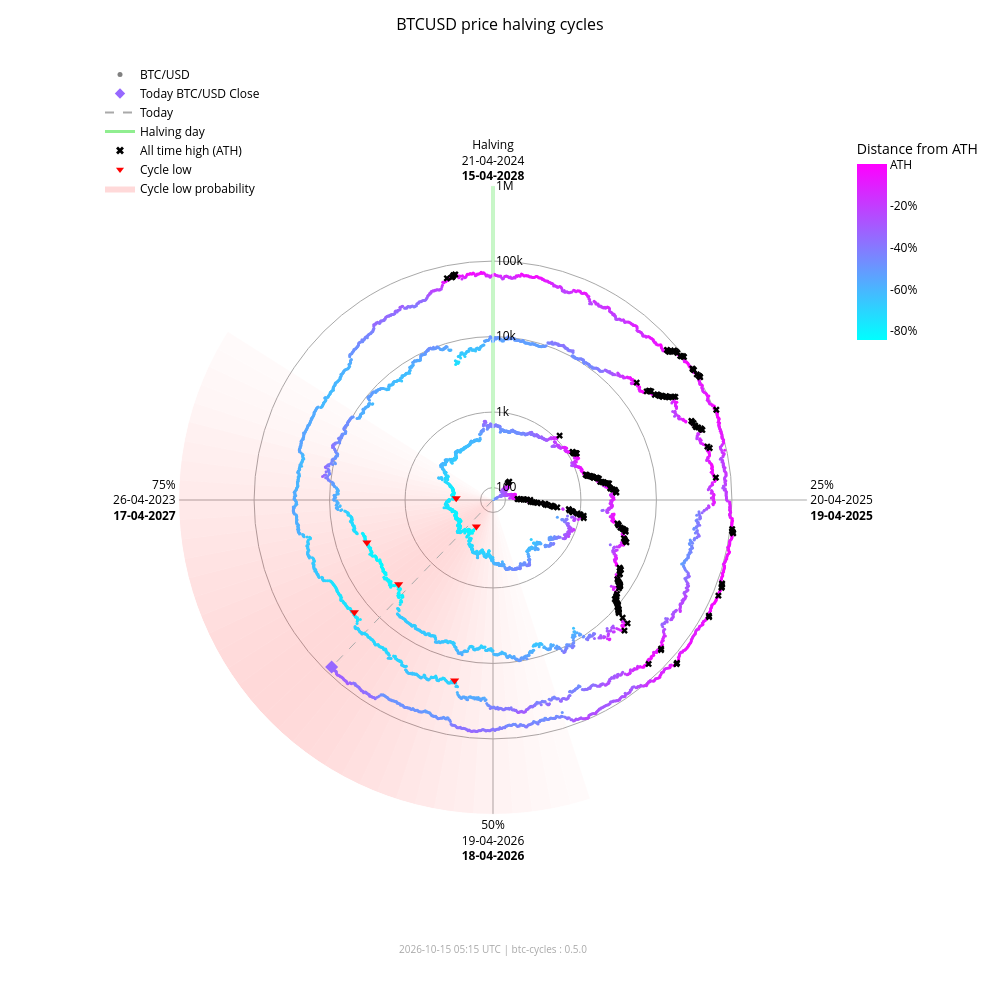

The notebook cell saved with this chart:
### Markdown cell above
### Interactive chart (plotly)

### Code cell
fig_interactive = btc.plot(
    kind="interactive",
    from_date="2012-11-28",
)
# plotly config for interactivity
config = {"scrollZoom": True, "displayModeBar": True}
# display in notebook
fig_interactive.show(config=config)

### Figure 1 — Plotly figure (JSON) as saved in the notebook; plotly's stock layout.template omitted (floating-point values rounded to 4 significant figures; data arrays with more than 128 entries replaced by an {"elided": "..."} marker saying what was removed)
{"data": [{"fill": "toself", "fillcolor": "rgba(255,0,0,0.018306980149439524)", "hoverinfo": "skip", "line": {"width": 0}, "mode": "lines", "r": [68.43, 1000000, 1000000, 68.43, 68.43], "showlegend": false, "theta": [162.0, 162.0, 165.6, 165.6, 162.0], "type": "scatterpolar"}, {"fill": "toself", "fillcolor": "rgba(255,0,0,0.02405911634527998)", "hoverinfo": "skip", "line": {"width": 0}, "mode": "lines", "r": [68.43, 1000000, 1000000, 68.43, 68.43], "showlegend": false, "theta": [165.6, 165.6, 169.2, 169.2, 165.6], "type": "scatterpolar"}, {"fill": "toself", "fillcolor": "rgba(255,0,0,0.030803449372254352)", "hoverinfo": "skip", "line": {"width": 0}, "mode": "lines", "r": [68.43, 1000000, 1000000, 68.43, 68.43], "showlegend": false, "theta": [169.2, 169.2, 172.8, 172.8, 169.2], "type": "scatterpolar"}, {"fill": "toself", "fillcolor": "rgba(255,0,0,0.03847233586005252)", "hoverinfo": "skip", "line": {"width": 0}, "mode": "lines", "r": [68.43, 1000000, 1000000, 68.43, 68.43], "showlegend": false, "theta": [172.8, 172.8, 176.4, 176.4, 172.8], "type": "scatterpolar"}, {"fill": "toself", "fillcolor": "rgba(255,0,0,0.04694405159551339)", "hoverinfo": "skip", "line": {"width": 0}, "mode": "lines", "r": [68.43, 1000000, 1000000, 68.43, 68.43], "showlegend": false, "theta": [176.4, 176.4, 180.0, 180.0, 176.4], "type": "scatterpolar"}, {"fill": "toself", "fillcolor": "rgba(255,0,0,0.05605603979818329)", "hoverinfo": "skip", "line": {"width": 0}, "mode": "lines", "r": [68.43, 1000000, 1000000, 68.43, 68.43], "showlegend": false, "theta": [180.0, 180.0, 183.6, 183.6, 180.0], "type": "scatterpolar"}, {"fill": "toself", "fillcolor": "rgba(255,0,0,0.06562330627802694)", "hoverinfo": "skip", "line": {"width": 0}, "mode": "lines", "r": [68.43, 1000000, 1000000, 68.43, 68.43], "showlegend": false, "theta": [183.6, 183.6, 187.2, 187.2, 183.6], "type": "scatterpolar"}, {"fill": "toself", "fillcolor": "rgba(255,0,0,0.07545707932574237)", "hoverinfo": "skip", "line": {"width": 0}, "mode": "lines", "r": [68.43, 1000000, 1000000, 68.43, 68.43], "showlegend": false, "theta": [187.2, 187.2, 190.8, 190.8, 187.2], "type": "scatterpolar"}, {"fill": "toself", "fillcolor": "rgba(255,0,0,0.08537841060169407)", "hoverinfo": "skip", "line": {"width": 0}, "mode": "lines", "r": [68.43, 1000000, 1000000, 68.43, 68.43], "showlegend": false, "theta": [190.8, 190.8, 194.4, 194.4, 190.8], "type": "scatterpolar"}, {"fill": "toself", "fillcolor": "rgba(255,0,0,0.09522272137134848)", "hoverinfo": "skip", "line": {"width": 0}, "mode": "lines", "r": [68.43, 1000000, 1000000, 68.43, 68.43], "showlegend": false, "theta": [194.4, 194.4, 198.0, 198.0, 194.4], "type": "scatterpolar"}, {"fill": "toself", "fillcolor": "rgba(255,0,0,0.10483418800389058)", "hoverinfo": "skip", "line": {"width": 0}, "mode": "lines", "r": [68.43, 1000000, 1000000, 68.43, 68.43], "showlegend": false, "theta": [198.0, 198.0, 201.6, 201.6, 198.0], "type": "scatterpolar"}, {"fill": "toself", "fillcolor": "rgba(255,0,0,0.11405248627197925)", "hoverinfo": "skip", "line": {"width": 0}, "mode": "lines", "r": [68.43, 1000000, 1000000, 68.43, 68.43], "showlegend": false, "theta": [201.6, 201.6, 205.2, 205.2, 201.6], "type": "scatterpolar"}, {"fill": "toself", "fillcolor": "rgba(255,0,0,0.12269756305009562)", "hoverinfo": "skip", "line": {"width": 0}, "mode": "lines", "r": [68.43, 1000000, 1000000, 68.43, 68.43], "showlegend": false, "theta": [205.2, 205.2, 208.8, 208.8, 205.2], "type": "scatterpolar"}, {"fill": "toself", "fillcolor": "rgba(255,0,0,0.13055959037792858)", "hoverinfo": "skip", "line": {"width": 0}, "mode": "lines", "r": [68.43, 1000000, 1000000, 68.43, 68.43], "showlegend": false, "theta": [208.8, 208.8, 212.4, 212.4, 208.8], "type": "scatterpolar"}, {"fill": "toself", "fillcolor": "rgba(255,0,0,0.13740037014073872)", "hoverinfo": "skip", "line": {"width": 0}, "mode": "lines", "r": [68.43, 1000000, 1000000, 68.43, 68.43], "showlegend": false, "theta": [212.4, 212.4, 216.0, 216.0, 212.4], "type": "scatterpolar"}, {"fill": "toself", "fillcolor": "rgba(255,0,0,0.14296927208088228)", "hoverinfo": "skip", "line": {"width": 0}, "mode": "lines", "r": [68.43, 1000000, 1000000, 68.43, 68.43], "showlegend": false, "theta": [216.0, 216.0, 219.6, 219.6, 216.0], "type": "scatterpolar"}, {"fill": "toself", "fillcolor": "rgba(255,0,0,0.14703219887325494)", "hoverinfo": "skip", "line": {"width": 0}, "mode": "lines", "r": [68.43, 1000000, 1000000, 68.43, 68.43], "showlegend": false, "theta": [219.6, 219.6, 223.2, 223.2, 219.6], "type": "scatterpolar"}, {"fill": "toself", "fillcolor": "rgba(255,0,0,0.14940752827264187)", "hoverinfo": "skip", "line": {"width": 0}, "mode": "lines", "r": [68.43, 1000000, 1000000, 68.43, 68.43], "showlegend": false, "theta": [223.2, 223.2, 226.8, 226.8, 223.2], "type": "scatterpolar"}, {"fill": "toself", "fillcolor": "rgba(255,0,0,0.15)", "hoverinfo": "skip", "line": {"width": 0}, "mode": "lines", "r": [68.43, 1000000, 1000000, 68.43, 68.43], "showlegend": false, "theta": [226.8, 226.8, 230.4, 230.4, 226.8], "type": "scatterpolar"}, {"fill": "toself", "fillcolor": "rgba(255,0,0,0.14882314851976614)", "hoverinfo": "skip", "line": {"width": 0}, "mode": "lines", "r": [68.43, 1000000, 1000000, 68.43, 68.43], "showlegend": false, "theta": [230.4, 230.4, 234.0, 234.0, 230.4], "type": "scatterpolar"}, {"fill": "toself", "fillcolor": "rgba(255,0,0,0.14600334989350275)", "hoverinfo": "skip", "line": {"width": 0}, "mode": "lines", "r": [68.43, 1000000, 1000000, 68.43, 68.43], "showlegend": false, "theta": [234.0, 234.0, 237.6, 237.6, 234.0], "type": "scatterpolar"}, {"fill": "toself", "fillcolor": "rgba(255,0,0,0.14176315293000513)", "hoverinfo": "skip", "line": {"width": 0}, "mode": "lines", "r": [68.43, 1000000, 1000000, 68.43, 68.43], "showlegend": false, "theta": [237.6, 237.6, 241.2, 241.2, 237.6], "type": "scatterpolar"}, {"fill": "toself", "fillcolor": "rgba(255,0,0,0.1363869302869166)", "hoverinfo": "skip", "line": {"width": 0}, "mode": "lines", "r": [68.43, 1000000, 1000000, 68.43, 68.43], "showlegend": false, "theta": [241.2, 241.2, 244.8, 244.8, 241.2], "type": "scatterpolar"}, {"fill": "toself", "fillcolor": "rgba(255,0,0,0.13017643696734477)", "hoverinfo": "skip", "line": {"width": 0}, "mode": "lines", "r": [68.43, 1000000, 1000000, 68.43, 68.43], "showlegend": false, "theta": [244.8, 244.8, 248.4, 248.4, 244.8], "type": "scatterpolar"}, {"fill": "toself", "fillcolor": "rgba(255,0,0,0.1234063302665758)", "hoverinfo": "skip", "line": {"width": 0}, "mode": "lines", "r": [68.43, 1000000, 1000000, 68.43, 68.43], "showlegend": false, "theta": [248.4, 248.4, 252.0, 252.0, 248.4], "type": "scatterpolar"}, {"fill": "toself", "fillcolor": "rgba(255,0,0,0.11628949020714345)", "hoverinfo": "skip", "line": {"width": 0}, "mode": "lines", "r": [68.43, 1000000, 1000000, 68.43, 68.43], "showlegend": false, "theta": [252.0, 252.0, 255.6, 255.6, 252.0], "type": "scatterpolar"}, {"fill": "toself", "fillcolor": "rgba(255,0,0,0.108959277972535)", "hoverinfo": "skip", "line": {"width": 0}, "mode": "lines", "r": [68.43, 1000000, 1000000, 68.43, 68.43], "showlegend": false, "theta": [255.6, 255.6, 259.2, 259.2, 255.6], "type": "scatterpolar"}, {"fill": "toself", "fillcolor": "rgba(255,0,0,0.1014715299920515)", "hoverinfo": "skip", "line": {"width": 0}, "mode": "lines", "r": [68.43, 1000000, 1000000, 68.43, 68.43], "showlegend": false, "theta": [259.2, 259.2, 262.8, 262.8, 259.2], "type": "scatterpolar"}, {"fill": "toself", "fillcolor": "rgba(255,0,0,0.09382430417652897)", "hoverinfo": "skip", "line": {"width": 0}, "mode": "lines", "r": [68.43, 1000000, 1000000, 68.43, 68.43], "showlegend": false, "theta": [262.8, 262.8, 266.4, 266.4, 262.8], "type": "scatterpolar"}, {"fill": "toself", "fillcolor": "rgba(255,0,0,0.08598937207621672)", "hoverinfo": "skip", "line": {"width": 0}, "mode": "lines", "r": [68.43, 1000000, 1000000, 68.43, 68.43], "showlegend": false, "theta": [266.4, 266.4, 270.0, 270.0, 266.4], "type": "scatterpolar"}, {"fill": "toself", "fillcolor": "rgba(255,0,0,0.07794710108398434)", "hoverinfo": "skip", "line": {"width": 0}, "mode": "lines", "r": [68.43, 1000000, 1000000, 68.43, 68.43], "showlegend": false, "theta": [270.0, 270.0, 273.6, 273.6, 270.0], "type": "scatterpolar"}, {"fill": "toself", "fillcolor": "rgba(255,0,0,0.06971614429145927)", "hoverinfo": "skip", "line": {"width": 0}, "mode": "lines", "r": [68.43, 1000000, 1000000, 68.43, 68.43], "showlegend": false, "theta": [273.6, 273.6, 277.2, 277.2, 273.6], "type": "scatterpolar"}, {"fill": "toself", "fillcolor": "rgba(255,0,0,0.061371174705723626)", "hoverinfo": "skip", "line": {"width": 0}, "mode": "lines", "r": [68.43, 1000000, 1000000, 68.43, 68.43], "showlegend": false, "theta": [277.2, 277.2, 280.8, 280.8, 277.2], "type": "scatterpolar"}, {"fill": "toself", "fillcolor": "rgba(255,0,0,0.05304520605236535)", "hoverinfo": "skip", "line": {"width": 0}, "mode": "lines", "r": [68.43, 1000000, 1000000, 68.43, 68.43], "showlegend": false, "theta": [280.8, 280.8, 284.4, 284.4, 280.8], "type": "scatterpolar"}, {"fill": "toself", "fillcolor": "rgba(255,0,0,0.044916938988340704)", "hoverinfo": "skip", "line": {"width": 0}, "mode": "lines", "r": [68.43, 1000000, 1000000, 68.43, 68.43], "showlegend": false, "theta": [284.4, 284.4, 288.0, 288.0, 284.4], "type": "scatterpolar"}, {"fill": "toself", "fillcolor": "rgba(255,0,0,0.0371870550186571)", "hoverinfo": "skip", "line": {"width": 0}, "mode": "lines", "r": [68.43, 1000000, 1000000, 68.43, 68.43], "showlegend": false, "theta": [288.0, 288.0, 291.6, 291.6, 288.0], "type": "scatterpolar"}, {"fill": "toself", "fillcolor": "rgba(255,0,0,0.030049603184432498)", "hoverinfo": "skip", "line": {"width": 0}, "mode": "lines", "r": [68.43, 1000000, 1000000, 68.43, 68.43], "showlegend": false, "theta": [291.6, 291.6, 295.2, 295.2, 291.6], "type": "scatterpolar"}, {"fill": "toself", "fillcolor": "rgba(255,0,0,0.023665126797805223)", "hoverinfo": "skip", "line": {"width": 0}, "mode": "lines", "r": [68.43, 1000000, 1000000, 68.43, 68.43], "showlegend": false, "theta": [295.2, 295.2, 298.8, 298.8, 295.2], "type": "scatterpolar"}, {"fill": "toself", "fillcolor": "rgba(255,0,0,0.018141004067302662)", "hoverinfo": "skip", "line": {"width": 0}, "mode": "lines", "r": [68.43, 1000000, 1000000, 68.43, 68.43], "showlegend": false, "theta": [298.8, 298.8, 302.4, 302.4, 298.8], "type": "scatterpolar"}, {"hoverinfo": "skip", "line": {"color": "darkgrey", "dash": "dash", "width": 1}, "mode": "lines", "r": [68.43, 81560.0], "showlegend": false, "theta": [224.0, 224.0], "type": "scatterpolar"}, {"hoverinfo": "skip", "line": {"color": "lightgreen", "width": 3}, "mode": "lines", "r": [68.43, 1000000], "showlegend": false, "theta": [0, 0], "type": "scatterpolar"}, {"hoverinfo": "text", "marker": {"color": {"elided": "4919 str values"}, "size": 3}, "mode": "markers", "r": {"elided": "4919 float values"}, "showlegend": false, "text": {"elided": "4919 str values"}, "theta": {"elided": "4919 float values"}, "type": "scatterpolar"}, {"hoverinfo": "text", "marker": {"color": "#9768ff", "size": 10, "symbol": "diamond"}, "mode": "markers", "r": [81560.0], "showlegend": false, "text": ["Today<br>Date: 2026-10-14<br>Price: $81,562.49"], "theta": [224.0], "type": "scatterpolar"}, {"hoverinfo": "text", "marker": {"color": "black", "size": 6, "symbol": "x"}, "mode": "markers", "r": {"elided": "182 float values"}, "showlegend": false, "text": {"elided": "182 str values"}, "theta": {"elided": "182 float values"}, "type": "scatterpolar"}, {"hoverinfo": "text", "marker": {"color": "red", "size": 8, "symbol": "triangle-down"}, "mode": "markers", "r": [178.1, 210.5, 3237.0, 3961.0, 19020.0, 15790.0], "showlegend": false, "text": ["Cycle Low<br>Date: 2015-01-14<br>Price: $178.10<br>ATH distance: -84.5%", "Cycle Low<br>Date: 2015-08-24<br>Price: $210.49<br>ATH distance: -81.7%", "Cycle Low<br>Date: 2018-12-15<br>Price: $3,236.76<br>ATH distance: -83.4%", "Cycle Low<br>Date: 2019-03-15<br>Price: $3,960.91<br>ATH distance: -79.7%", "Cycle Low<br>Date: 2022-06-18<br>Price: $19,017.64<br>ATH distance: -71.9%", "Cycle Low<br>Date: 2022-11-21<br>Price: $15,787.28<br>ATH distance: -76.6%"], "theta": [212.1, 272.7, 228.3, 251.4, 192.0, 231.0], "type": "scatterpolar"}, {"marker": {"color": "grey", "size": 5}, "mode": "markers", "name": "BTC/USD", "r": [null], "theta": [null], "type": "scatterpolar"}, {"marker": {"color": "#9768ff", "size": 8, "symbol": "diamond"}, "mode": "markers", "name": "Today BTC/USD Close", "r": [null], "theta": [null], "type": "scatterpolar"}, {"line": {"color": "darkgrey", "dash": "dash"}, "mode": "lines", "name": "Today", "r": [null], "theta": [null], "type": "scatterpolar"}, {"line": {"color": "lightgreen", "width": 3}, "mode": "lines", "name": "Halving day", "r": [null], "theta": [null], "type": "scatterpolar"}, {"marker": {"color": "black", "size": 7, "symbol": "x"}, "mode": "markers", "name": "All time high (ATH)", "r": [null], "theta": [null], "type": "scatterpolar"}, {"marker": {"color": "red", "size": 7, "symbol": "triangle-down"}, "mode": "markers", "name": "Cycle low", "r": [null], "theta": [null], "type": "scatterpolar"}, {"fill": "toself", "fillcolor": "rgba(255,0,0,0.15)", "line": {"width": 0}, "mode": "lines", "name": "Cycle low probability", "r": [null], "theta": [null], "type": "scatterpolar"}, {"hoverinfo": "skip", "marker": {"cmax": 0, "cmin": -0.8453, "color": [0], "colorbar": {"len": 0.25, "ticktext": ["ATH", "-20%", "-40%", "-60%", "-80%", "-100%"], "tickvals": [0, -0.2, -0.4, -0.6, -0.8, -1.0], "title": {"text": "Distance from ATH"}, "x": 0.95, "y": 0.92, "yanchor": "top"}, "colorscale": {"elided": "256x2 mixed values"}, "showscale": true, "size": 0}, "mode": "markers", "r": [null], "showlegend": false, "theta": [null], "type": "scatterpolar"}], "layout": {"annotations": [{"font": {"color": "darkgrey", "size": 10}, "showarrow": false, "text": "2026-10-15 05:15 UTC | btc-cycles : 0.5.0", "x": 0.5, "xref": "paper", "y": -0.02, "yref": "paper"}], "font": {"color": "black"}, "height": 1000, "legend": {"bgcolor": "rgba(0,0,0,0)", "font": {"color": "black"}, "x": 0.0, "y": 1.0}, "margin": {"b": 60, "l": 100, "r": 80, "t": 60}, "paper_bgcolor": "white", "plot_bgcolor": "white", "polar": {"angularaxis": {"color": "black", "direction": "clockwise", "gridcolor": "darkgrey", "rotation": 90, "ticktext": ["Halving<br>21-04-2024<br><b>15-04-2028</b>", "25%<br>20-04-2025<br><b>19-04-2025</b>", "50%<br>19-04-2026<br><b>18-04-2026</b>", "75%<br>26-04-2023<br><b>17-04-2027</b>"], "tickvals": [0, 90, 180, 270]}, "bgcolor": "white", "domain": {"x": [0.1, 0.9], "y": [0.05, 0.95]}, "radialaxis": {"angle": 90, "color": "black", "gridcolor": "darkgrey", "range": [1.835, 6.0], "tickangle": 90, "ticktext": ["100", "1k", "10k", "100k", "1M"], "tickvals": [100, 1000, 10000, 100000, 1000000], "type": "log"}}, "title": {"font": {"color": "black", "size": 16}, "text": "BTCUSD price halving cycles", "x": 0.5}, "width": 1000}}
